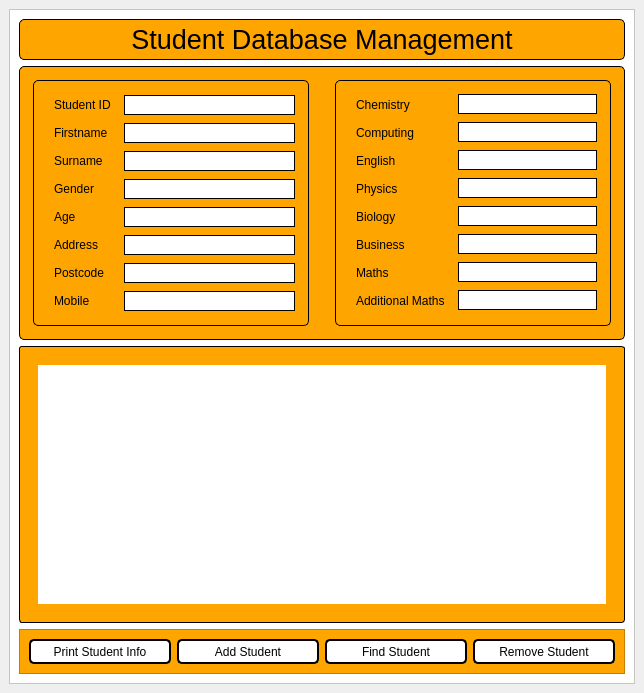
<?xml version="1.0" encoding="UTF-8"?>
<ui version="4.0">
 <class>MainWindow</class>
 <widget class="QMainWindow" name="MainWindow">
  <property name="geometry">
   <rect>
    <x>0</x>
    <y>0</y>
    <width>644</width>
    <height>693</height>
   </rect>
  </property>
  <property name="sizePolicy">
   <sizepolicy hsizetype="Preferred" vsizetype="Preferred">
    <horstretch>0</horstretch>
    <verstretch>0</verstretch>
   </sizepolicy>
  </property>
  <property name="windowTitle">
   <string>MainWindow</string>
  </property>
  <widget class="QWidget" name="centralwidget">
   <property name="maximumSize">
    <size>
     <width>1533</width>
     <height>1139</height>
    </size>
   </property>
   <layout class="QGridLayout" name="gridLayout">
    <item row="0" column="0">
     <widget class="QFrame" name="frame">
      <property name="styleSheet">
       <string notr="true">background:white</string>
      </property>
      <property name="frameShape">
       <enum>QFrame::StyledPanel</enum>
      </property>
      <property name="frameShadow">
       <enum>QFrame::Raised</enum>
      </property>
      <layout class="QGridLayout" name="gridLayout_5">
       <item row="0" column="0">
        <widget class="QLabel" name="student_database_management_system">
         <property name="font">
          <font>
           <pointsize>20</pointsize>
          </font>
         </property>
         <property name="styleSheet">
          <string notr="true">background-color:orange;
border-style: outset;
border-width: 1px;
border-radius: 5px;
border-color: black;
padding: 4px;</string>
         </property>
         <property name="text">
          <string>Student Database Management</string>
         </property>
         <property name="scaledContents">
          <bool>true</bool>
         </property>
         <property name="alignment">
          <set>Qt::AlignCenter</set>
         </property>
        </widget>
       </item>
       <item row="1" column="0">
        <widget class="QFrame" name="database_input_frames">
         <property name="styleSheet">
          <string notr="true">background-color:orange;
border-style: outset;
border-width: 1px;
border-radius: 5px;
border-color: black;
padding: 4px;</string>
         </property>
         <property name="frameShape">
          <enum>QFrame::StyledPanel</enum>
         </property>
         <property name="frameShadow">
          <enum>QFrame::Raised</enum>
         </property>
         <layout class="QHBoxLayout" name="horizontalLayout_2">
          <item>
           <widget class="QFrame" name="student_info_frame">
            <property name="sizePolicy">
             <sizepolicy hsizetype="Preferred" vsizetype="Preferred">
              <horstretch>0</horstretch>
              <verstretch>0</verstretch>
             </sizepolicy>
            </property>
            <property name="styleSheet">
             <string notr="true">background-color:orange;
border-style: outset;
border-width: 1px;
border-radius: 5px;
border-color: black;
padding: 4px;</string>
            </property>
            <property name="frameShape">
             <enum>QFrame::StyledPanel</enum>
            </property>
            <property name="frameShadow">
             <enum>QFrame::Raised</enum>
            </property>
            <layout class="QGridLayout" name="gridLayout_7">
             <item row="0" column="0">
              <widget class="QLabel" name="student_id_label">
               <property name="styleSheet">
                <string notr="true">background-color:orange;
border-style: outset;
border-width: 0px;
border-radius: 5px;
border-color: black;
padding: 4px;</string>
               </property>
               <property name="text">
                <string>Student ID</string>
               </property>
              </widget>
             </item>
             <item row="0" column="1">
              <widget class="QLineEdit" name="student_id_input">
               <property name="styleSheet">
                <string notr="true">background:white;
border-style: outset;
border-width: 1px;
border-radius: 0px;
border-color: black;
padding: 1px;</string>
               </property>
              </widget>
             </item>
             <item row="1" column="0">
              <widget class="QLabel" name="firstname_label">
               <property name="styleSheet">
                <string notr="true">background-color:orange;
border-style: outset;
border-width: 0px;
border-radius: 5px;
border-color: black;
padding: 4px;</string>
               </property>
               <property name="text">
                <string>Firstname</string>
               </property>
              </widget>
             </item>
             <item row="1" column="1">
              <widget class="QLineEdit" name="firstname_input">
               <property name="styleSheet">
                <string notr="true">background:white;
border-style: outset;
border-width: 1px;
border-radius: 0px;
border-color: black;
padding: 1px;</string>
               </property>
              </widget>
             </item>
             <item row="2" column="0">
              <widget class="QLabel" name="surname_label">
               <property name="styleSheet">
                <string notr="true">background-color:orange;
border-style: outset;
border-width: 0px;
border-radius: 5px;
border-color: black;
padding: 4px;</string>
               </property>
               <property name="text">
                <string>Surname</string>
               </property>
              </widget>
             </item>
             <item row="2" column="1">
              <widget class="QLineEdit" name="surname_input">
               <property name="styleSheet">
                <string notr="true">background:white;
border-style: outset;
border-width: 1px;
border-radius: 0px;
border-color: black;
padding: 1px;</string>
               </property>
              </widget>
             </item>
             <item row="3" column="0">
              <widget class="QLabel" name="gender_label">
               <property name="styleSheet">
                <string notr="true">background-color:orange;
border-style: outset;
border-width: 0px;
border-radius: 5px;
border-color: black;
padding: 4px;</string>
               </property>
               <property name="text">
                <string>Gender</string>
               </property>
              </widget>
             </item>
             <item row="3" column="1">
              <widget class="QLineEdit" name="gender_input">
               <property name="styleSheet">
                <string notr="true">background:white;
border-style: outset;
border-width: 1px;
border-radius: 0px;
border-color: black;
padding: 1px;</string>
               </property>
              </widget>
             </item>
             <item row="4" column="0">
              <widget class="QLabel" name="age_label">
               <property name="styleSheet">
                <string notr="true">background-color:orange;
border-style: outset;
border-width: 0px;
border-radius: 5px;
border-color: black;
padding: 4px;</string>
               </property>
               <property name="text">
                <string>Age</string>
               </property>
              </widget>
             </item>
             <item row="4" column="1">
              <widget class="QLineEdit" name="age__input">
               <property name="styleSheet">
                <string notr="true">background:white;
border-style: outset;
border-width: 1px;
border-radius: 0px;
border-color: black;
padding: 1px;</string>
               </property>
              </widget>
             </item>
             <item row="5" column="0">
              <widget class="QLabel" name="address_label">
               <property name="styleSheet">
                <string notr="true">background-color:orange;
border-style: outset;
border-width: 0px;
border-radius: 5px;
border-color: black;
padding: 4px;</string>
               </property>
               <property name="text">
                <string>Address</string>
               </property>
              </widget>
             </item>
             <item row="5" column="1">
              <widget class="QLineEdit" name="address_input">
               <property name="styleSheet">
                <string notr="true">background:white;
border-style: outset;
border-width: 1px;
border-radius: 0px;
border-color: black;
padding: 1px;</string>
               </property>
              </widget>
             </item>
             <item row="6" column="0">
              <widget class="QLabel" name="postcode_label">
               <property name="styleSheet">
                <string notr="true">background-color:orange;
border-style: outset;
border-width: 0px;
border-radius: 5px;
border-color: black;
padding: 4px;</string>
               </property>
               <property name="text">
                <string>Postcode</string>
               </property>
              </widget>
             </item>
             <item row="6" column="1">
              <widget class="QLineEdit" name="postcode_input">
               <property name="styleSheet">
                <string notr="true">background:white;
border-style: outset;
border-width: 1px;
border-radius: 0px;
border-color: black;
padding: 1px;</string>
               </property>
              </widget>
             </item>
             <item row="7" column="0">
              <widget class="QLabel" name="mobile_label">
               <property name="styleSheet">
                <string notr="true">background-color:orange;
border-style: outset;
border-width: 0px;
border-radius: 5px;
border-color: black;
padding: 4px;</string>
               </property>
               <property name="text">
                <string>Mobile</string>
               </property>
              </widget>
             </item>
             <item row="7" column="1">
              <widget class="QLineEdit" name="mobile_input">
               <property name="styleSheet">
                <string notr="true">background:white;
border-style: outset;
border-width: 1px;
border-radius: 0px;
border-color: black;
padding: 1px;</string>
               </property>
              </widget>
             </item>
            </layout>
           </widget>
          </item>
          <item>
           <spacer name="horizontalSpacer">
            <property name="orientation">
             <enum>Qt::Horizontal</enum>
            </property>
            <property name="sizeType">
             <enum>QSizePolicy::Fixed</enum>
            </property>
            <property name="sizeHint" stdset="0">
             <size>
              <width>20</width>
              <height>20</height>
             </size>
            </property>
           </spacer>
          </item>
          <item>
           <widget class="QFrame" name="subjects_frame">
            <property name="sizePolicy">
             <sizepolicy hsizetype="Preferred" vsizetype="Preferred">
              <horstretch>0</horstretch>
              <verstretch>0</verstretch>
             </sizepolicy>
            </property>
            <property name="styleSheet">
             <string notr="true">background:orange</string>
            </property>
            <property name="frameShape">
             <enum>QFrame::StyledPanel</enum>
            </property>
            <property name="frameShadow">
             <enum>QFrame::Raised</enum>
            </property>
            <layout class="QFormLayout" name="formLayout_3">
             <item row="0" column="0">
              <widget class="QLabel" name="chemistry_label">
               <property name="styleSheet">
                <string notr="true">background-color:orange;
border-style: outset;
border-width: 0px;
border-radius: 5px;
border-color: black;
padding: 4px;</string>
               </property>
               <property name="text">
                <string>Chemistry</string>
               </property>
              </widget>
             </item>
             <item row="0" column="1">
              <widget class="QLineEdit" name="chemistry_input">
               <property name="styleSheet">
                <string notr="true">background:white;
border-style: outset;
border-width: 1px;
border-radius: 0px;
border-color: black;
padding: 1px;</string>
               </property>
              </widget>
             </item>
             <item row="1" column="0">
              <widget class="QLabel" name="computing_label">
               <property name="styleSheet">
                <string notr="true">background-color:orange;
border-style: outset;
border-width: 0px;
border-radius: 5px;
border-color: black;
padding: 4px;</string>
               </property>
               <property name="text">
                <string>Computing</string>
               </property>
              </widget>
             </item>
             <item row="1" column="1">
              <widget class="QLineEdit" name="computing_input">
               <property name="styleSheet">
                <string notr="true">background:white;
border-style: outset;
border-width: 1px;
border-radius: 0px;
border-color: black;
padding: 1px;</string>
               </property>
              </widget>
             </item>
             <item row="2" column="0">
              <widget class="QLabel" name="english_label">
               <property name="styleSheet">
                <string notr="true">background-color:orange;
border-style: outset;
border-width: 0px;
border-radius: 5px;
border-color: black;
padding: 4px;</string>
               </property>
               <property name="text">
                <string>English</string>
               </property>
              </widget>
             </item>
             <item row="2" column="1">
              <widget class="QLineEdit" name="english_input">
               <property name="styleSheet">
                <string notr="true">background:white;
border-style: outset;
border-width: 1px;
border-radius: 0px;
border-color: black;
padding: 1px;</string>
               </property>
              </widget>
             </item>
             <item row="3" column="0">
              <widget class="QLabel" name="physics_label">
               <property name="styleSheet">
                <string notr="true">background-color:orange;
border-style: outset;
border-width: 0px;
border-radius: 5px;
border-color: black;
padding: 4px;</string>
               </property>
               <property name="text">
                <string>Physics</string>
               </property>
              </widget>
             </item>
             <item row="3" column="1">
              <widget class="QLineEdit" name="physics_input">
               <property name="styleSheet">
                <string notr="true">background:white;
border-style: outset;
border-width: 1px;
border-radius: 0px;
border-color: black;
padding: 1px;</string>
               </property>
              </widget>
             </item>
             <item row="4" column="0">
              <widget class="QLabel" name="biology_label">
               <property name="styleSheet">
                <string notr="true">background-color:orange;
border-style: outset;
border-width: 0px;
border-radius: 5px;
border-color: black;
padding: 4px;</string>
               </property>
               <property name="text">
                <string>Biology</string>
               </property>
              </widget>
             </item>
             <item row="4" column="1">
              <widget class="QLineEdit" name="biology_input">
               <property name="styleSheet">
                <string notr="true">background:white;
border-style: outset;
border-width: 1px;
border-radius: 0px;
border-color: black;
padding: 1px;</string>
               </property>
              </widget>
             </item>
             <item row="5" column="0">
              <widget class="QLabel" name="business_label">
               <property name="styleSheet">
                <string notr="true">background-color:orange;
border-style: outset;
border-width: 0px;
border-radius: 5px;
border-color: black;
padding: 4px;</string>
               </property>
               <property name="text">
                <string>Business</string>
               </property>
              </widget>
             </item>
             <item row="5" column="1">
              <widget class="QLineEdit" name="business_input">
               <property name="styleSheet">
                <string notr="true">background:white;
border-style: outset;
border-width: 1px;
border-radius: 0px;
border-color: black;
padding: 1px;</string>
               </property>
              </widget>
             </item>
             <item row="6" column="0">
              <widget class="QLabel" name="math_label">
               <property name="styleSheet">
                <string notr="true">background-color:orange;
border-style: outset;
border-width: 0px;
border-radius: 5px;
border-color: black;
padding: 4px;</string>
               </property>
               <property name="text">
                <string>Maths</string>
               </property>
              </widget>
             </item>
             <item row="6" column="1">
              <widget class="QLineEdit" name="math_input">
               <property name="styleSheet">
                <string notr="true">background:white;
border-style: outset;
border-width: 1px;
border-radius: 0px;
border-color: black;
padding: 1px;</string>
               </property>
              </widget>
             </item>
             <item row="7" column="0">
              <widget class="QLabel" name="math_label_2">
               <property name="styleSheet">
                <string notr="true">background-color:orange;
border-style: outset;
border-width: 0px;
border-radius: 5px;
border-color: black;
padding: 4px;</string>
               </property>
               <property name="text">
                <string>Additional Maths</string>
               </property>
               <property name="wordWrap">
                <bool>true</bool>
               </property>
              </widget>
             </item>
             <item row="7" column="1">
              <widget class="QLineEdit" name="math_input_2">
               <property name="styleSheet">
                <string notr="true">background:white;
border-style: outset;
border-width: 1px;
border-radius: 0px;
border-color: black;
padding: 1px;</string>
               </property>
              </widget>
             </item>
            </layout>
           </widget>
          </item>
         </layout>
        </widget>
       </item>
       <item row="2" column="0">
        <widget class="QFrame" name="table_widgets_frame">
         <property name="styleSheet">
          <string notr="true">background-color: orange;
border-style: outset;
border-width: 1px;
border-radius: 3px;
border-color: black;
padding: 0px;</string>
         </property>
         <property name="frameShape">
          <enum>QFrame::StyledPanel</enum>
         </property>
         <property name="frameShadow">
          <enum>QFrame::Raised</enum>
         </property>
         <layout class="QGridLayout" name="gridLayout_2">
          <item row="0" column="0">
           <widget class="QScrollArea" name="scrollArea">
            <property name="styleSheet">
             <string notr="true">background-color: orange;
border-style: outset;
border-width: 0px;
border-radius: 0px;
border-color: black;
padding: 0px;</string>
            </property>
            <property name="widgetResizable">
             <bool>true</bool>
            </property>
            <widget class="QWidget" name="scrollAreaWidgetContents">
             <property name="geometry">
              <rect>
               <x>0</x>
               <y>0</y>
               <width>586</width>
               <height>234</height>
              </rect>
             </property>
             <layout class="QGridLayout" name="gridLayout_4">
              <item row="0" column="0">
               <widget class="QTableWidget" name="tableWidget">
                <property name="styleSheet">
                 <string notr="true">background:white</string>
                </property>
                <property name="sizeAdjustPolicy">
                 <enum>QAbstractScrollArea::AdjustToContentsOnFirstShow</enum>
                </property>
                <property name="rowCount">
                 <number>0</number>
                </property>
                <property name="columnCount">
                 <number>0</number>
                </property>
                <attribute name="verticalHeaderCascadingSectionResizes">
                 <bool>false</bool>
                </attribute>
               </widget>
              </item>
             </layout>
            </widget>
           </widget>
          </item>
         </layout>
        </widget>
       </item>
       <item row="3" column="0">
        <widget class="QFrame" name="buttom_frame">
         <property name="styleSheet">
          <string notr="true">background:orange</string>
         </property>
         <property name="frameShape">
          <enum>QFrame::StyledPanel</enum>
         </property>
         <property name="frameShadow">
          <enum>QFrame::Raised</enum>
         </property>
         <layout class="QGridLayout" name="gridLayout_6">
          <item row="0" column="0">
           <widget class="QPushButton" name="print_button">
            <property name="minimumSize">
             <size>
              <width>0</width>
              <height>25</height>
             </size>
            </property>
            <property name="styleSheet">
             <string notr="true">background-color: white;
border-style: outset;
border-width: 2px;
border-radius: 5px;
border-color: black;
padding: 0px;</string>
            </property>
            <property name="text">
             <string>Print Student Info</string>
            </property>
            <property name="icon">
             <iconset>
              <normaloff>Human-gnome-dev-printer-new.svg.png</normaloff>Human-gnome-dev-printer-new.svg.png</iconset>
            </property>
            <property name="iconSize">
             <size>
              <width>50</width>
              <height>50</height>
             </size>
            </property>
           </widget>
          </item>
          <item row="0" column="1">
           <widget class="QPushButton" name="add_student">
            <property name="minimumSize">
             <size>
              <width>0</width>
              <height>25</height>
             </size>
            </property>
            <property name="styleSheet">
             <string notr="true">background-color: white;
border-style: outset;
border-width: 2px;
border-radius: 5px;
border-color: black;
padding: 0px;</string>
            </property>
            <property name="text">
             <string>Add Student</string>
            </property>
            <property name="icon">
             <iconset>
              <normaloff>Education,_Studying,_University,_Alumni_-_icon.png</normaloff>Education,_Studying,_University,_Alumni_-_icon.png</iconset>
            </property>
            <property name="iconSize">
             <size>
              <width>50</width>
              <height>50</height>
             </size>
            </property>
           </widget>
          </item>
          <item row="0" column="2">
           <widget class="QPushButton" name="find_student">
            <property name="minimumSize">
             <size>
              <width>0</width>
              <height>25</height>
             </size>
            </property>
            <property name="styleSheet">
             <string notr="true">background-color: white;
border-style: outset;
border-width: 2px;
border-radius: 5px;
border-color: black;
padding: 0px;</string>
            </property>
            <property name="text">
             <string>Find Student</string>
            </property>
            <property name="icon">
             <iconset>
              <normaloff>1046px-Magnifying_glass_icon_mgx2.svg.png</normaloff>1046px-Magnifying_glass_icon_mgx2.svg.png</iconset>
            </property>
            <property name="iconSize">
             <size>
              <width>50</width>
              <height>50</height>
             </size>
            </property>
           </widget>
          </item>
          <item row="0" column="3">
           <widget class="QPushButton" name="remove_student">
            <property name="minimumSize">
             <size>
              <width>0</width>
              <height>25</height>
             </size>
            </property>
            <property name="styleSheet">
             <string notr="true">background-color: white;
border-style: outset;
border-width: 2px;
border-radius: 5px;
border-color: black;
padding: 0px;</string>
            </property>
            <property name="text">
             <string>Remove Student</string>
            </property>
            <property name="icon">
             <iconset>
              <normaloff>garbage-2091534_960_720.png</normaloff>garbage-2091534_960_720.png</iconset>
            </property>
            <property name="iconSize">
             <size>
              <width>45</width>
              <height>50</height>
             </size>
            </property>
           </widget>
          </item>
         </layout>
        </widget>
       </item>
      </layout>
     </widget>
    </item>
   </layout>
  </widget>
 </widget>
 <resources/>
 <connections/>
</ui>
